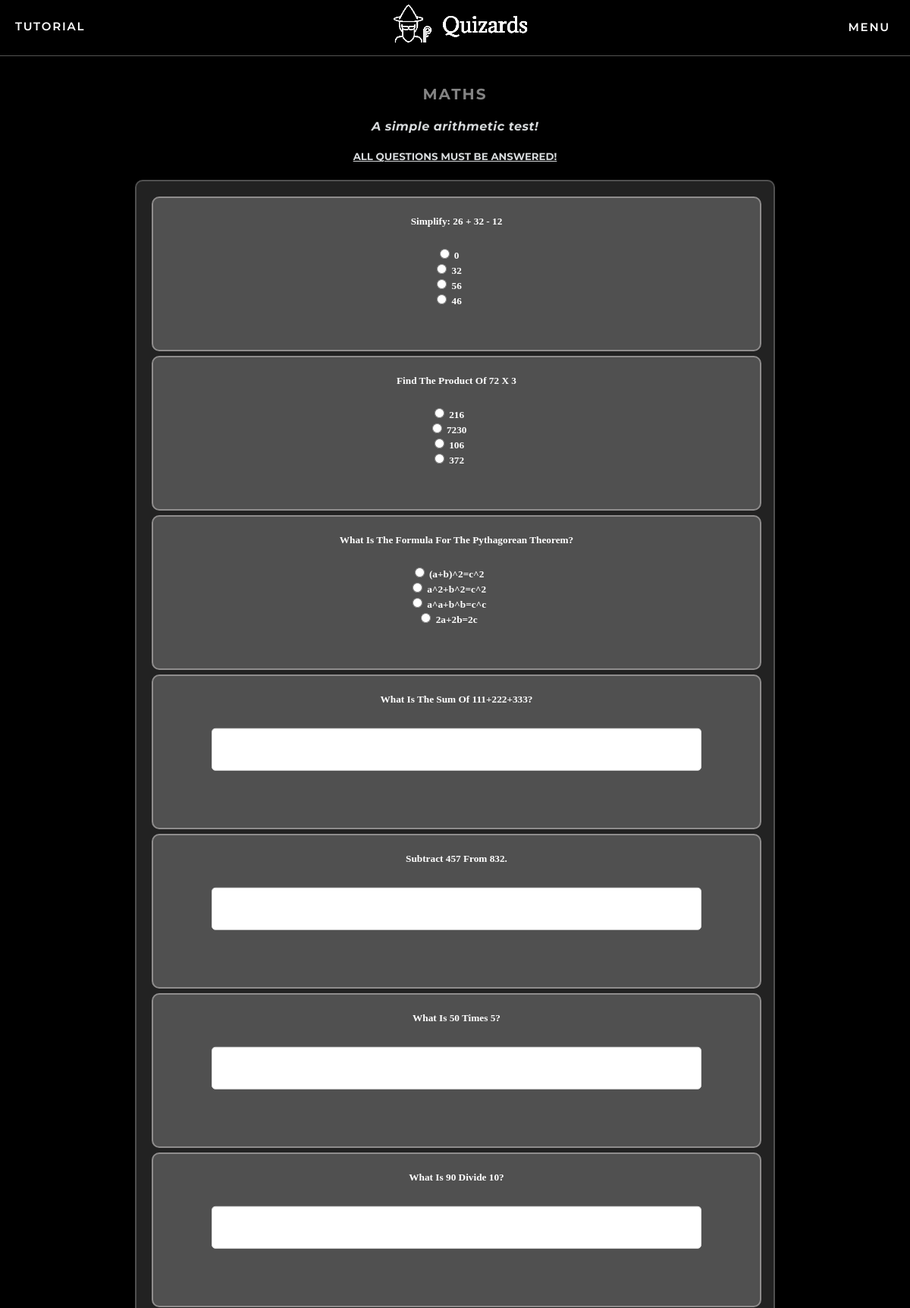
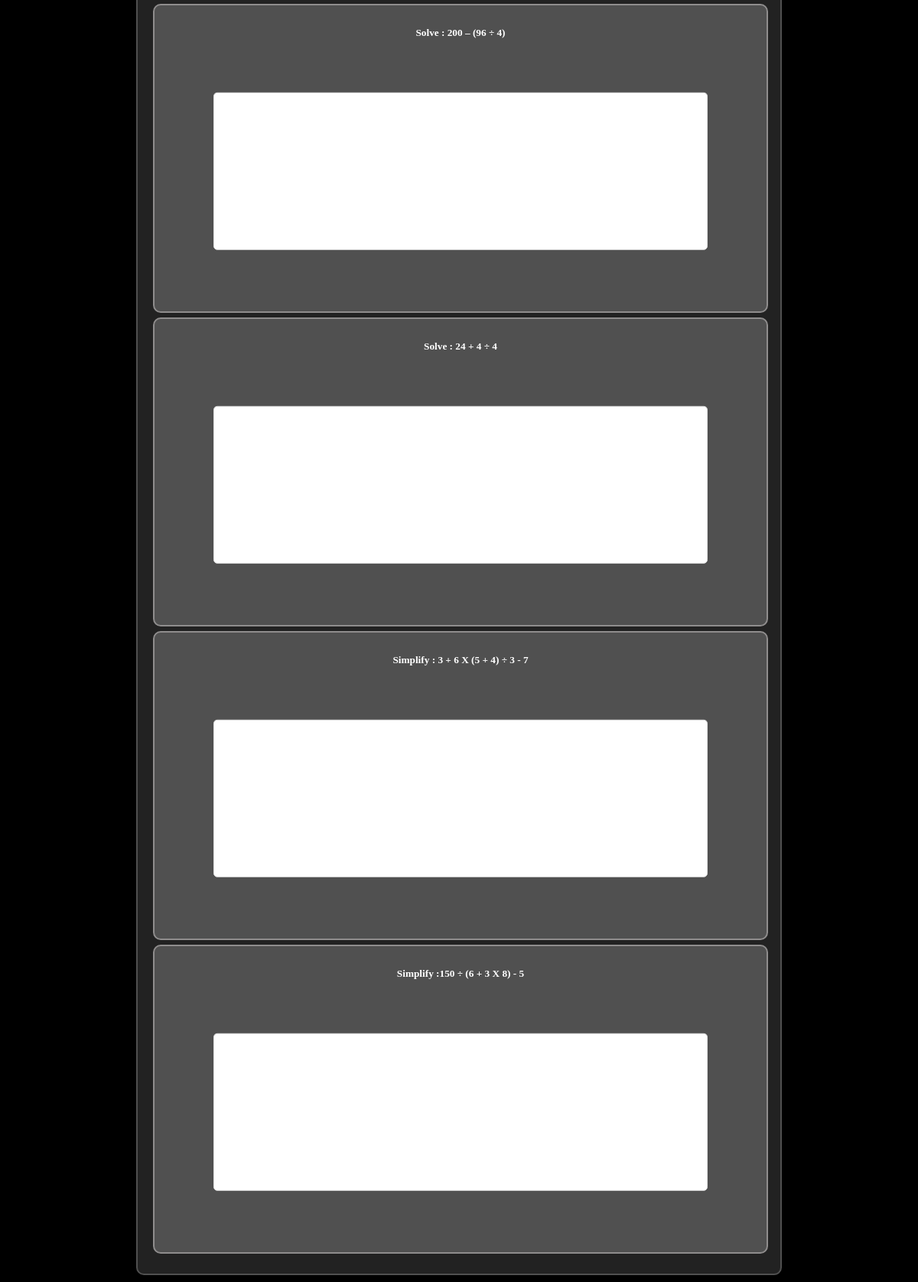
Page /quizzes/Maths/1 (signed in, upper part) on the committed database (2 pictures, top to bottom).
### app/models.py (models this page shows, shortened)
class Quizzes(db.Model):
    id = db.Column(db.Integer, primary_key=True, autoincrement=True, unique=True)
    name = db.Column(db.String(64))
    description = db.Column(db.String(255))
    questions = db.relationship('Questions', backref='Quizzes', lazy='dynamic')
    mcquestion = db.relationship('multiChoice', backref='MCQuizzes', lazy='dynamic')
    longquestions = db.relationship('LongQuestions', backref='LongQuizzes', lazy='dynamic')
    author_id = db.Column(db.Integer, db.ForeignKey('user.id'))
    pub_date = db.Column(db.DateTime, index=True, default=datetime.utcnow)
    quizMarks = db.relationship('quizMarks', backref='quizMarks', lazy='dynamic')
    posts= db.relationship('Post', backref='post', lazy='dynamic')

class multiChoice(db.Model):
    id = db.Column(db.Integer, primary_key = True, autoincrement=True)
    quiz_id = db.Column(db.Integer, db.ForeignKey('quizzes.id'))
    question = db.Column(db.String(128), unique=False, nullable=False)
    choice1 = db.Column(db.String(128), unique=False, nullable=False)
    choice2 = db.Column(db.String(128), unique=False, nullable=False)
    choice3 = db.Column(db.String(128), unique=False, nullable=False)
    choice4 = db.Column(db.String(128), unique=False, nullable=False)
    correct = db.Column(db.String(128), unique=False, nullable=False)

class Questions(db.Model):
    id = db.Column(db.Integer, primary_key = True, autoincrement=True)
    question = db.Column(db.String(255))
    solution = db.Column(db.String(255))
    quiz_id = db.Column(db.Integer, db.ForeignKey('quizzes.id'))

class LongQuestions(db.Model):
    id = db.Column(db.Integer, primary_key = True, autoincrement=True)
    question = db.Column(db.String(500))
    quiz_id = db.Column(db.Integer, db.ForeignKey('quizzes.id'))
    lanswers = db.relationship('LongAnswers', backref='Question', lazy='dynamic')

### app/routes.py (the view, shortened to what this page needs)
@app.route('/quizzes/<quizname>/<quizid>', methods=['GET', 'POST'])
@login_required
def quizform(quizname, quizid):
    if current_user.doneQuiz(quizid):
        return redirect(url_for('comments', quizid=quizid,  quizname=quizname))
    form = AnswerForm(request.form)
    multicq = multiChoice.query.filter_by(quiz_id=quizid).all()
    shortans = Questions.query.filter_by(quiz_id=quizid).all()
    longans = LongQuestions.query.filter_by(quiz_id=quizid).all()
    numOfQuestions = 0.0
    numOfLongQuestions = 0
    for i, multi in enumerate(multicq):
        numOfQuestions += 1
        form.options.append_entry()
        choices = [multi.choice1, multi.choice2, multi.choice3, multi.choice4]
        form.options.entries[i].choices = choices
    for i, short in enumerate(shortans):
        numOfQuestions += 1
        form.shortanswer.append_entry()
        form.shortanswer.entries[i].shortanswer = short.question
    for i, longq in enumerate(longans):
        numOfQuestions += 1
        numOfLongQuestions += 1
        form.longanswer.append_entry()
        form.longanswer.entries[i].longanswer = longq.question
    quiz = Quizzes.query.filter_by(id=quizid).first_or_404()
    page = request.args.get('page', 1, type=int)
    marks = quiz.quizMarks.paginate(page)
    worded = quiz.questions.paginate(page)
    MCQ = quiz.mcquestion.paginate(page)
    longworded = quiz.longquestions.paginate(page)
    return render_template('quiz_questions.html', quiz=quiz, worded=worded.items, MCQ=MCQ.items, longworded=longworded.items,form=form)

### app/forms.py
class AnswerForm(FlaskForm):
    class Meta:
        def render_field(self, field, render_kw):
            render_kw.setdefault('required', True)
            return super().render_field(field, render_kw)
    options = FieldList(RadioField("Answer", choices=[]))
    shortanswer = FieldList(TextAreaField(validators=[Length(min=1, max=300)]))
    longanswer = FieldList(TextAreaField(validators=[Length(min=1, max=300)]))
    submit = SubmitField('Submit')

### app/models.py (called while the page is built)
@login.user_loader
def load_user(id):
    return User.query.get(int(id))

    def doneQuiz(self, quizid):
        quiz_done = quizMarks.query.filter_by(quiz_id=quizid,user_id=self.id).count()
        return quiz_done != 0

### app/routes.py (called while the page is built)
@app.before_request
def before_request():
    if current_user.is_authenticated:
        g.user = load_user(current_user.id)
        current_user.last_seen = datetime.utcnow()
        db.session.commit()

### app/templates/quiz_questions.html (shortened to what this page needs)
{% extends "base.html" %}
{% block content %}
    <h3 class="quiz_title">{{ quiz.name }}</h3>
    <h4 class="quiz_desc">{{ quiz.description }}</h4>
    <h5 class="quiz_warning">All questions must be answered!<h5>
    <form method="POST" action="">
    <div class="quizwrapper">
    {% for mcqs in MCQ %}
    <div class="qwrapper">
        <p class="questions">{{ mcqs.question }}</p>
        <div>{{ form.options[loop.index0] }}</div>
    </div>
    {% endfor %}
    {% for qs in worded %}
    <div class="qwrapper">
        <p class="questions">{{ qs.question }}</p>
           {{ form.shortanswer[loop.index0](class="inputbox")}}
    </div>
    {% endfor %}
    {% for lqs in longworded %}
    <div class="qwrapper lqwrapper">
        <p class="questions lquestion">{{ lqs.question }}</p>
           {{ form.longanswer[loop.index0](class="inputbox long") }}
    </div>
    {% endfor %}
    </div>
    </form>
{% endblock %}

### app/static/css/styles.css (style rules this page uses)
body { margin: 0; padding: 0; height: 100vh; font-family: Verdana; background-color: black; color: rgb(215, 218, 220); }
.messages ul { margin-left: 30%; margin-right: 30%; }
.messages ul li { list-style: none; color: white; text-align: center; }
.quiz_title { font-family: 'Montserrat'; text-transform: uppercase; letter-spacing: 2px; color:rgb(131, 131, 131); font-size: 20px; }
.quiz_desc { font-family: 'Montserrat'; font-style: italic; letter-spacing: 0.5px; }
.quiz_warning { font-family: 'Montserrat'; text-transform: uppercase; text-decoration: underline; }
.quizwrapper { position: relative; left: 50%; transform: translate(-50%, 0%); max-width: 800px; width: 100%; background: #222222; padding: 20px; border-radius: 10px; align-content: center; border-width: 2px; border-style: solid; border-color: rgb(80, 80, 80); margin-bottom: 6px; }
.qwrapper { transform: translate(0,0); position: center; background-color: rgb(80, 80, 80); height: 200px; max-width: 800px; width: 100%; border-radius: 10px; border-width: 2px; border-style: solid; border-color: #8f8d8d; margin-bottom: 6px; }
.lqwrapper { height: 300px; }
.qwrapper .questions { padding-top: 10px; color: white; text-transform: capitalize; margin-left: 15px; margin-right: 15px; }
.qwrapper div { transform: translate(-4%,15%); }
.qwrapper .inputbox { transform: translate(0,30%); width: 80%; height: 50px; border: 1px solid #e0e0e0; border-radius: 5px; justify-content: center; resize: none; font-size: 15px; }
.lqwrapper { height: 400px; }
.qwrapper .long { height: 200px; }
.qwrapper .lquestion { transform: translate(0,20%); }
html, body { height:100%; position:relative; overflow:auto; }

### rows in the picture
Quizzes: name "MATHS", description "A simple arithmetic test!"
multiChoice: question "Simplify: 26 + 32 - 12"
multiChoice: question "Find The Product Of 72 X 3"
multiChoice: question "What Is The Formula For The Pythagorean Theorem?"
Questions: question "What Is The Sum Of 111+222+333?"
Questions: question "Subtract 457 From 832."
Questions: question "What Is 50 Times 5?"
Questions: question "What Is 90 Divide 10?"
LongQuestions: question "Solve : 200 – (96 ÷ 4)"
LongQuestions: question "Solve : 24 + 4 ÷ 4"
LongQuestions: question "Simplify : 3 + 6 X (5 + 4) ÷ 3 - 7"
LongQuestions: question "Simplify :150 ÷ (6 + 3 X 8) - 5"
